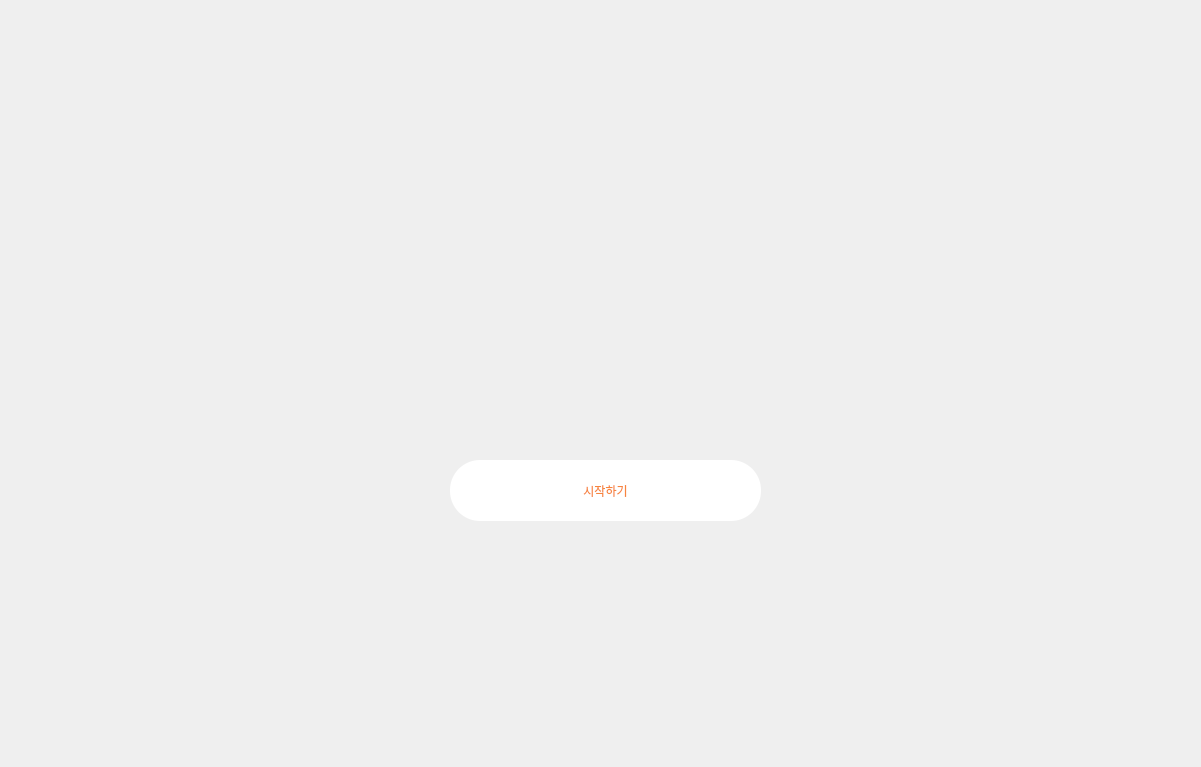
<?xml version="1.0" encoding="UTF-8"?>
<ui version="4.0">
 <class>Dialog</class>
 <widget class="QDialog" name="Dialog">
  <property name="geometry">
   <rect>
    <x>0</x>
    <y>0</y>
    <width>1201</width>
    <height>767</height>
   </rect>
  </property>
  <property name="windowTitle">
   <string>Dialog</string>
  </property>
  <property name="styleSheet">
   <string notr="true">QWidget#bgwidget{
background-color:qlineargradient(spread:pad, x1:0.503, y1:0.00568182, x2:0.51295, y2:0.84, stop:0 rgba(232, 124, 0, 255), stop:0.623116 rgba(255, 255, 255, 255));}</string>
  </property>
  <widget class="QPushButton" name="start">
   <property name="geometry">
    <rect>
     <x>450</x>
     <y>460</y>
     <width>311</width>
     <height>61</height>
    </rect>
   </property>
   <property name="styleSheet">
    <string notr="true">border-radius:30px;
background-color:white;
font: 57 26pt &quot;Noto Sans CJK HK Medium&quot;; color:rgb(247, 133, 62);</string>
   </property>
   <property name="text">
    <string>시작하기</string>
   </property>
  </widget>
  <widget class="QLabel" name="bglabel2">
   <property name="geometry">
    <rect>
     <x>10</x>
     <y>0</y>
     <width>1200</width>
     <height>800</height>
    </rect>
   </property>
   <property name="text">
    <string/>
   </property>
   <property name="pixmap">
    <pixmap resource="myres.qrc">:/icon/디자인/welcome_sc_or.jpg</pixmap>
   </property>
  </widget>
  <zorder>bglabel2</zorder>
  <zorder>start</zorder>
 </widget>
 <resources>
  <include location="myres.qrc"/>
 </resources>
 <connections/>
</ui>
